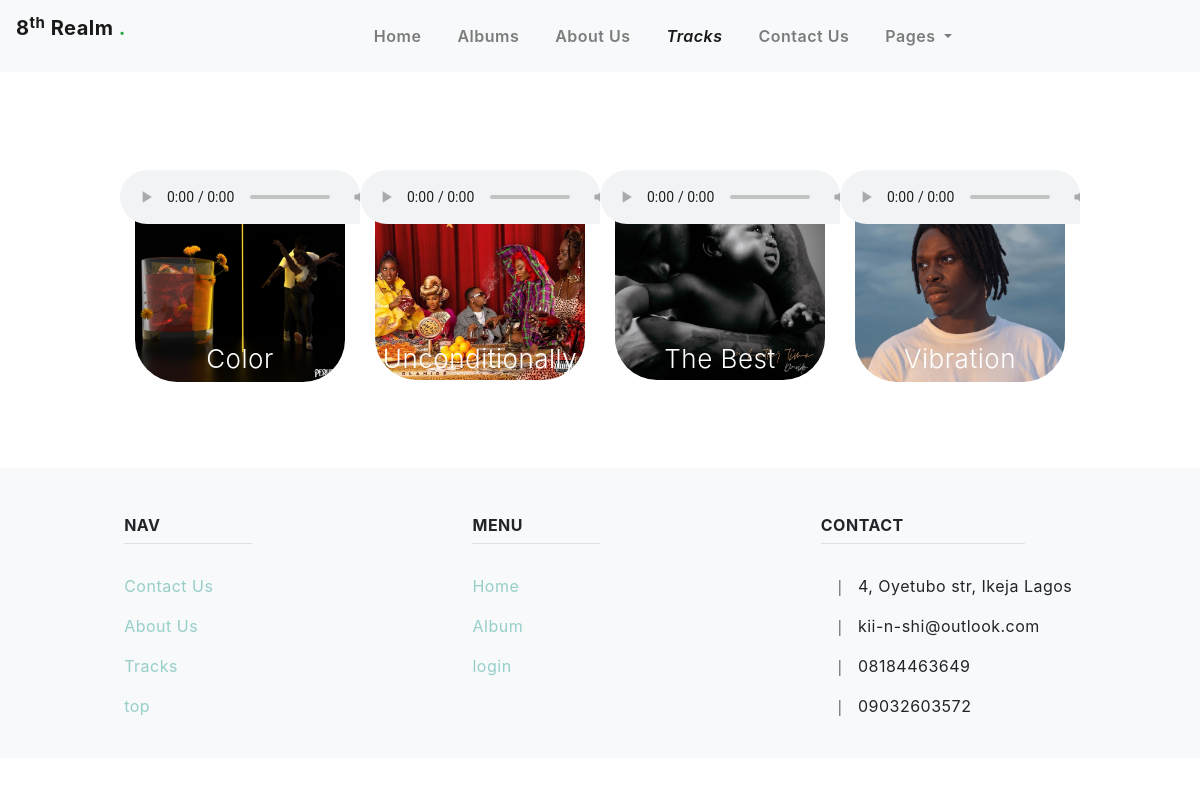
The page /pages/tracks/ on the database its author committed.
### frontend/models.py (models this page shows, shortened)
class Track(models.Model):
    track_name = models.CharField(max_length=200)
    track_artists = models.CharField(max_length=200)
    track_image = models.ImageField(blank=True, null=True, verbose_name='Track Image', upload_to ='uploads/tracks')
    track_audio = models.FileField(blank=True, null=True, upload_to='upload')
    track_genre = models.CharField(max_length=200)
    slug = models.SlugField(max_length=200, unique=True)
    time_added = models.DateTimeField('date added', default=datetime.now())
    approve = models.BooleanField(default=False)
    def get_track_image(self):
        if self.track_image:
            return self.track_image.url
    def get_track_name(self):
        if self.track_name:
            return self.track_name
    def get_track_audio(self):
        if self.track_audio:
            return self.track_audio.url
    class Meta():
        verbose_name_plural = 'Track'

### frontend/views.py (the view)
# urls.py: path('tracks/', views.tracks, name='tracks'),
def tracks(request):
    track = Track.objects.order_by('-time_added')
    return render(request, 'frontend/tracks.html', {'track':track})

### template/frontend/tracks.html (shortened to what this page needs)
{% extends 'frontend/base.html' %}
{% load static %}
{% block content %}
  <link rel="stylesheet" href="{% static 'frontend/css/playlist.css' %}">
  <link rel="stylesheet" href="{% static 'frontend/css/style.css' %}">
  <link rel="stylesheet" href="{% static 'frontend/css/bootstrap.min.css' %}">
</head>
<body>
  <section class="album">
    <div class="container-fluid mt-5">
      <div class="row" >
        {% if track %}
          {% for t in track %}
            <div class="album-col col-lg-3 col-md-6 col-sm-12 col-12" >
              <img src="{{t.get_track_image}}" class="mb-2" >
              <div class="layer ">
                <h3 class = 'hitz mb-3'>{{t.get_track_name}}</h3>
                <audio controls class="embed-responsive-item" src="{{t.get_track_audio}}" type="audio/mpeg" ></audio>
              </div>
            </div>
          {% endfor %}
        {% endif %}
      </div>
    </div>
  </section>
{% endblock %}

### static/frontend/css/details.css (style rules this page uses)
* { margin: 0; padding: 0; box-sizing: border-box; }
div { display: block; }
body { font-family: sans-serif; line-height: 26px; font-size: 15px; font-weight: 400; color: #222; letter-spacing: 0.5px; }

### static/frontend/css/style.css (style rules this page uses)
* { margin: 0; padding: 0; }
.layer { background: transparent; height: 100%; width: 100%; position: absolute; top: 0; left: 0; transition: 0.5s; }
.layer h3 { width: 100%; font-weight: 300; color: #fff; font-size: 26px; bottom: 0; left: 50%; transform: translateX(-50%); position: absolute; transition: 0.5s; }

### static/frontend/css/playlist.css (style rules this page uses)
.album { width: 80%; margin: auto; text-align: center; padding-top: 50px; }
.album-col { flex-basis: 32%; border-radius: 25px; margin-bottom: 30px; position: relative; overflow: hidden; }
.album-col img { width: 100%; display: block; }
.layer { background: transparent; height: 100%; width: 100%; position: absolute; top: 0; left: 0; transition: 0.5s; }
.layer h3 { width: 100%; font-weight: 500; color: #fff; font-size: 26px; bottom: 0; left: 50%; transform: translateX(-50%); position: absolute; transition: 0.5s; }
img { border-radius: 20%; }

### rows shown on the page
Track: get_track_image (picture), get_track_name "Color"
Track: get_track_image (picture), get_track_name "Unconditionally"
Track: get_track_image (picture), get_track_name "The Best"
Track: get_track_image (picture), get_track_name "Vibration"
